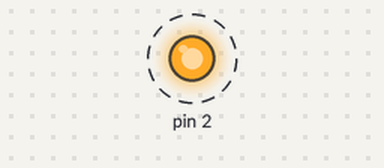
The sketch below on a simulated Arduino Uno, built with avr-gcc and run on an emulated ATmega328P. Shown: output pins drawn as LEDs (lit = HIGH). Dashed ring = blinking.

Above: at 0.2 s.
Timing chart, 0 to 3.0 s (numbered marks = the images above):
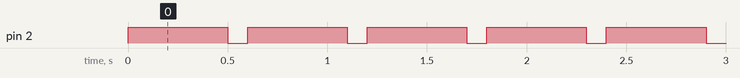

Measured:
- by itself, pin 2: alternates HIGH for 0.50 s and LOW for 0.10 s

The sketch:

ejercicio01.ino
```cpp
#include "Arduino.h"
#include "Esp.h"

void setup(){
    pinMode(2,OUTPUT);
}

void loop(){
    digitalWrite(2,HIGH);
    delay(500);
    digitalWrite(2, LOW);
    delay(100);
}
```
